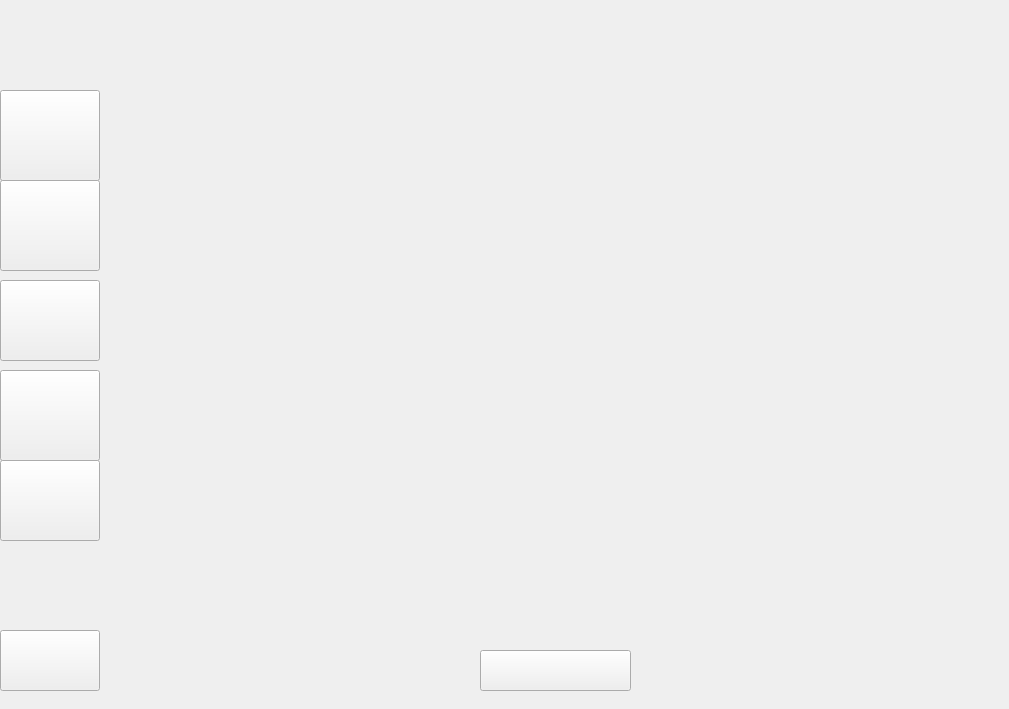
    <widget class="QWidget" name="page_25">
     <widget class="QLabel" name="label_25">
      <property name="geometry">
       <rect>
        <x>0</x>
        <y>0</y>
        <width>1000</width>
        <height>700</height>
       </rect>
      </property>
      <property name="text">
       <string/>
      </property>
      <property name="pixmap">
       <pixmap resource="resources.qrc">:/resources/ElimUsu.png</pixmap>
      </property>
      <property name="scaledContents">
       <bool>true</bool>
      </property>
     </widget>
     <widget class="QPushButton" name="pushButton_133">
      <property name="geometry">
       <rect>
        <x>0</x>
        <y>90</y>
        <width>100</width>
        <height>91</height>
       </rect>
      </property>
      <property name="text">
       <string/>
      </property>
     </widget>
     <widget class="QPushButton" name="pushButton_134">
      <property name="geometry">
       <rect>
        <x>0</x>
        <y>180</y>
        <width>100</width>
        <height>91</height>
       </rect>
      </property>
      <property name="text">
       <string/>
      </property>
     </widget>
     <widget class="QPushButton" name="pushButton_135">
      <property name="geometry">
       <rect>
        <x>0</x>
        <y>280</y>
        <width>100</width>
        <height>81</height>
       </rect>
      </property>
      <property name="text">
       <string/>
      </property>
     </widget>
     <widget class="QPushButton" name="pushButton_136">
      <property name="geometry">
       <rect>
        <x>0</x>
        <y>370</y>
        <width>100</width>
        <height>91</height>
       </rect>
      </property>
      <property name="text">
       <string/>
      </property>
     </widget>
     <widget class="QPushButton" name="pushButton_137">
      <property name="geometry">
       <rect>
        <x>0</x>
        <y>460</y>
        <width>100</width>
        <height>81</height>
       </rect>
      </property>
      <property name="text">
       <string/>
      </property>
     </widget>
     <widget class="QPushButton" name="pushButton_138">
      <property name="geometry">
       <rect>
        <x>480</x>
        <y>650</y>
        <width>151</width>
        <height>41</height>
       </rect>
      </property>
      <property name="text">
       <string/>
      </property>
     </widget>
     <widget class="QPushButton" name="pushButton_176">
      <property name="geometry">
       <rect>
        <x>0</x>
        <y>630</y>
        <width>100</width>
        <height>61</height>
       </rect>
      </property>
      <property name="text">
       <string/>
      </property>
     </widget>
    </widget>
